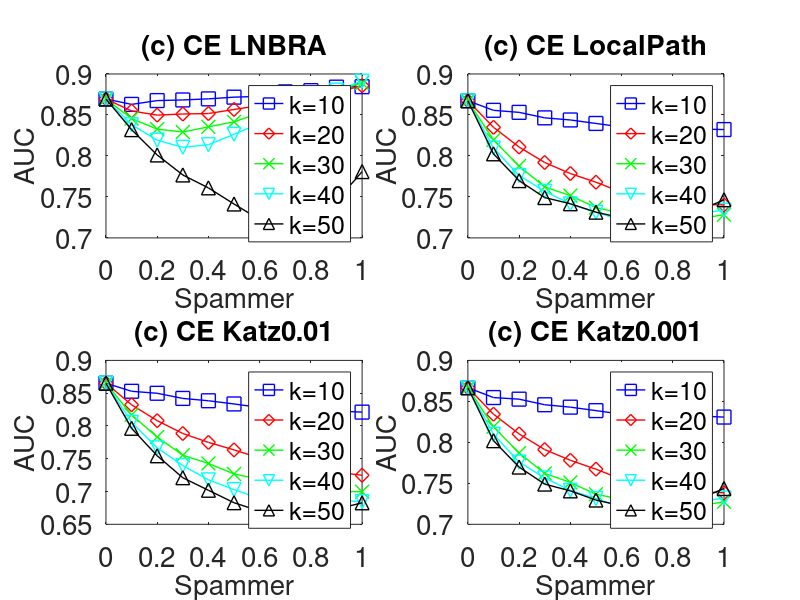

The MATLAB script that drew this image:

subplot(2,2,1);
x=0:0.1:1;
y=[0.8694746    0.8628937	0.8675421	0.8683148	0.8696441	0.8717195	0.8726365	0.8781893	0.8796984	0.8839499	0.884493
];
plot(x,y,'-bs','LineWidth',1,'MarkerSize',10);
hold on;

y=[0.8694746	0.8548612	0.8497991	0.851188	0.8517332	0.8566851	0.861485	0.8661404	0.8745664	0.8776389	0.8857117
];
plot(x,y,'-rd','LineWidth',1,'MarkerSize',10);
hold on;

y=[0.8694746	0.8456487	0.8327048	0.8291858	0.835479	0.8416163	0.8524059	0.8607947	0.8709563	0.8800946	0.8889493
];
plot(x,y,'-gx','LineWidth',1,'MarkerSize',10);
hold on;

y=[0.8694746	0.8380601	0.8192185	0.8105214	0.8136842	0.8263712	0.8396299	0.8567599	0.8699797	0.880331	0.8912786
];
plot(x,y,'-cv','LineWidth',1,'MarkerSize',10);
hold on;

y=[0.8694746	0.8320658	0.8011832	0.7767854	0.761044	0.7413484	0.722406	0.7187002	0.7203963	0.7448081	0.7808765
];
plot(x,y,'-k^','LineWidth',1,'MarkerSize',10);


set(gca,'FontSize',20);
xlabel('Spammer','fontsize',20);
ylabel('AUC','fontsize',20);
title('(c) CE LNBRA','fontsize',20);

legend('k=10','k=20','k=30','k=40','k=50');
hold on;



subplot(2,2,2);
x=0:0.1:1;
y=[0.8673488    0.8556657	0.853182	0.8464784	0.8438982	0.8396475	0.8353728	0.8379673	0.8348025	0.8328848	0.8321926
];
plot(x,y,'-bs','LineWidth',1,'MarkerSize',10);
hold on;

y=[0.8673488	0.834966	0.8108725	0.7919719	0.7785121	0.7679242	0.7558758	0.7524784	0.7487072	0.7409875	0.7402285
];
plot(x,y,'-rd','LineWidth',1,'MarkerSize',10);
hold on;

y=[0.8673488	0.8194994	0.7876256	0.7621785	0.7516207	0.7370137	0.7300421	0.7246928	0.7265707	0.7231825	0.7283414
];
plot(x,y,'-gx','LineWidth',1,'MarkerSize',10);
hold on;

y=[0.8673488	0.8096462	0.7761531	0.756837	0.7414965	0.7311821	0.7217388	0.7216616	0.7241947	0.7295908	0.7339259
];
plot(x,y,'-cv','LineWidth',1,'MarkerSize',10);
hold on;

y=[0.8673488	0.8025725	0.7698526	0.7492117	0.7416517	0.7313709	0.7245825	0.724947	0.7274452	0.7328784	0.7465319
];
plot(x,y,'-k^','LineWidth',1,'MarkerSize',10);


set(gca,'FontSize',20);
xlabel('Spammer','fontsize',20);
ylabel('AUC','fontsize',20);
title('(c) CE LocalPath','fontsize',20);

legend('k=10','k=20','k=30','k=40','k=50');
hold on;


subplot(2,2,3);
x=0:0.1:1;
y=[0.8652406    0.852878	0.8498486	0.8420016	0.8384426	0.833565	0.8281426	0.8304684	0.8264284	0.8227304	0.8211086
];
plot(x,y,'-bs','LineWidth',1,'MarkerSize',10);
hold on;

y=[0.8652406	0.8322668	0.808112	0.788493	0.7749646	0.7635146	0.7510598	0.7457974	0.7396252	0.7294146	0.72482
];
plot(x,y,'-rd','LineWidth',1,'MarkerSize',10);
hold on;

y=[0.8652406	0.8168691	0.783059	0.7553612	0.7428308	0.7267906	0.7185538	0.7095658	0.7077844	0.6997396	0.6998316
];
plot(x,y,'-gx','LineWidth',1,'MarkerSize',10);
hold on;

y=[0.8652406	0.8056026	0.7666734	0.7396546	0.7178506	0.7029056	0.6893878	0.687082	0.6872794	0.6863396	0.6846658
];
plot(x,y,'-cv','LineWidth',1,'MarkerSize',10);
hold on;

y=[0.8652406	0.7964222	0.754517	0.7210574	0.7019354	0.6829278	0.6700968	0.669003	0.6691804	0.6732408	0.6827598
];
plot(x,y,'-k^','LineWidth',1,'MarkerSize',10);


set(gca,'FontSize',20);
xlabel('Spammer','fontsize',20);
ylabel('AUC','fontsize',20);
title('(c) CE Katz0.01','fontsize',20);

legend('k=10','k=20','k=30','k=40','k=50');
hold on;


subplot(2,2,4);
x=0:0.1:1;
y=[0.8666584    0.8546564	0.8527003	0.8458798	0.8429544	0.8387012	0.834439	0.837061	0.8339004	0.8321238	0.8308428
];
plot(x,y,'-bs','LineWidth',1,'MarkerSize',10);
hold on;

y=[0.8666584	0.8343589	0.81027	0.7911482	0.7781278	0.7672574	0.7550436	0.7516016	0.7479098	0.7397232	0.7385088
];
plot(x,y,'-rd','LineWidth',1,'MarkerSize',10);
hold on;

y=[0.8666584	0.8189768	0.7870024	0.7620722	0.751134	0.7366052	0.7305898	0.724216	0.7260348	0.7222282	0.7275286
];
plot(x,y,'-gx','LineWidth',1,'MarkerSize',10);
hold on;

y=[0.8666584	0.8098634	0.775918	0.7565876	0.74149	0.7315036	0.7206114	0.720259	0.7224294	0.7272494	0.7320898
];
plot(x,y,'-cv','LineWidth',1,'MarkerSize',10);
hold on;

y=[0.8666584	0.8020136	0.769819	0.7490672	0.7407814	0.7296106	0.7226616	0.7226472	0.7251232	0.7306268	0.7436506
];
plot(x,y,'-k^','LineWidth',1,'MarkerSize',10);


set(gca,'FontSize',20);
xlabel('Spammer','fontsize',20);
ylabel('AUC','fontsize',20);
title('(c) CE Katz0.001','fontsize',20);

legend('k=10','k=20','k=30','k=40','k=50');
hold on;